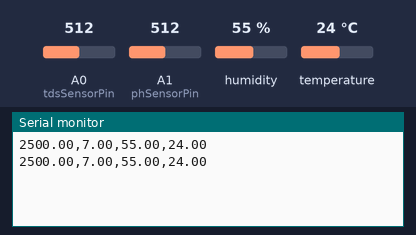
Simulated run of this sketch. Board: Arduino Uno, built with avr-gcc and run on an emulated ATmega328P. On the bench: the last lines printed to the serial monitor. The test bench sets the inputs (shaded band); at power-on: humidity 55 %, A0 (tdsSensorPin) = 512, A1 (phSensorPin) = 512, temperature 24 °C.

Above: at 1.8 s.
1.9 s: humidity set to 22 %
At 3.3 s:
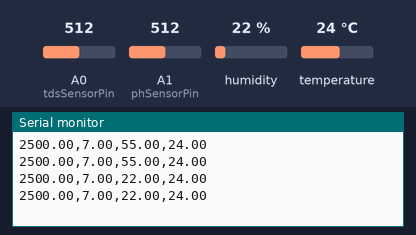
3.4 s: A0 (tdsSensorPin) set to 716
At 4.7 s:
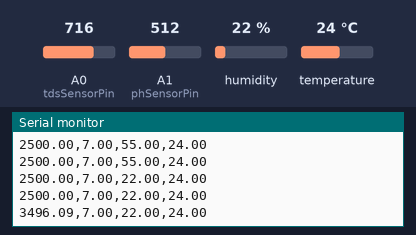
4.9 s: A1 (phSensorPin) set to 716
At 5.5 s:
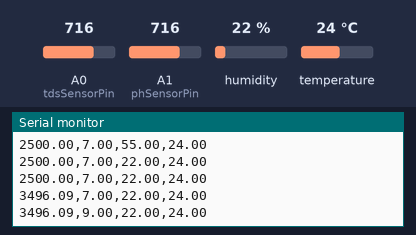
6.4 s: temperature set to 12 °C
At 7.7 s:
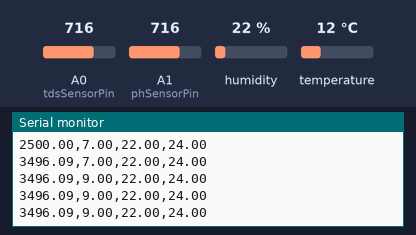
7.9 s: A0 (tdsSensorPin) set to 992
At 9.3 s:
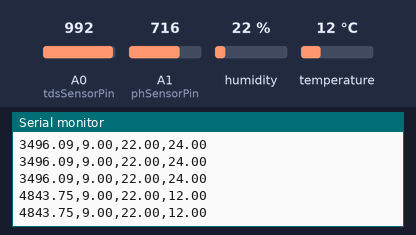
9.4 s: A1 (phSensorPin) set to 992
At 11.0 s:
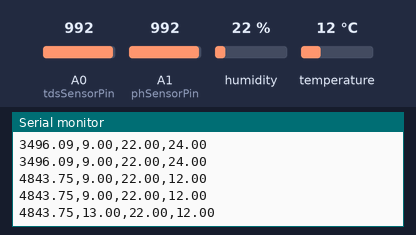
Timing chart, 0 to 11.9 s (numbered marks = the images above; inputs shaded):
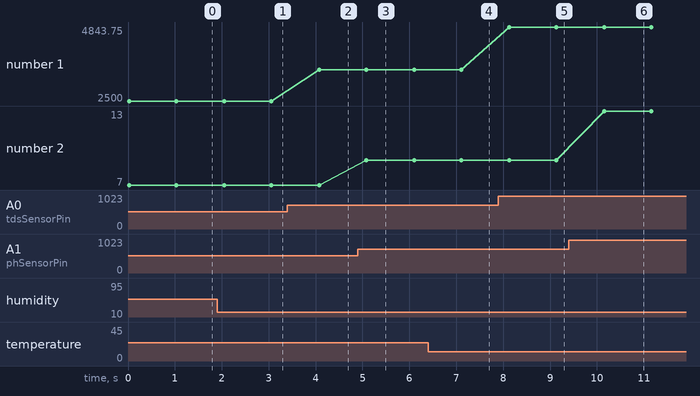

Measured:
- after the input at 1.9 s, the serial monitor: prints a new line after 0.15 s (image 1)
- after the input at 3.4 s, the serial monitor: prints a new line after 0.68 s (image 2)
- after the input at 4.9 s, the serial monitor: prints a new line after 0.18 s (image 3)
- after the input at 7.9 s, the serial monitor: prints a new line after 0.23 s (image 5)
- after the input at 9.4 s, the serial monitor: prints a new line after 0.76 s (image 6)
- plotted number 1: 2500 → 3496.09 after the input at 3.4 s, 3496.09 → 4843.75 after the input at 7.9 s
- plotted number 2: 7 → 9 after the input at 4.9 s, 9 → 13 after the input at 9.4 s

The sketch:

arduino.ino
```cpp
#include <DHT.h>

#define tdsSensorPin A0
#define phSensorPin A1
#define dhtSensorPin 8

#define DHTTYPE DHT11

DHT dht(dhtSensorPin, DHTTYPE);

void setup() {
  Serial.begin(9600);
  dht.begin();
}

void loop() {
  float tdsValue = readTDS();
  float pHValue = readpH();
  float humidityValue = readHumidity();
  float airTemperatureValue = readAirTemperature();

  Serial.print(tdsValue);
  Serial.print(",");
  Serial.print(pHValue);
  Serial.print(",");
  Serial.print(humidityValue);
  Serial.print(",");
  Serial.print(airTemperatureValue);
  Serial.println("");

  delay(1000);
}

float readTDS() {
  int tdsSensorValue = analogRead(tdsSensorPin);
  float voltage = tdsSensorValue * (5.0 / 1024.0);
  float tdsValue = voltage * 1000;
  return tdsValue;
}

float readpH() {
  int sensorValue = analogRead(phSensorPin);
  float pHValue = map(sensorValue, 0, 1023, 0, 14);
  return pHValue;
}

float readHumidity() {
  float humidity = dht.readHumidity();
  if (isnan(humidity)) {
    return 0;
  }

  return humidity;
}

float readAirTemperature() {
  float airTemperature = dht.readTemperature();
  if (isnan(airTemperature)) {
    return 0;
  }

  return airTemperature;
}
```
